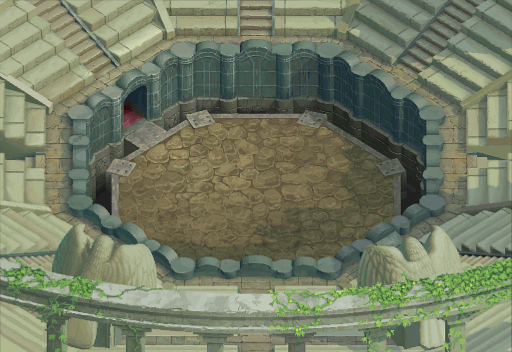

Rendered tile map (Tiled .tmx) drawn with the repository's tilesets; below, a short description and the full map source, tile grids included:
An orthogonal 16x11 tile map with 32x32 px tiles, 1 tile layer (Camada de Tiles 1) and 6 objects (teto, wallRight, chao, wallLeft, vao1, ...).

<map version="1.2" tiledversion="2018.11.29" orientation="orthogonal" renderorder="right-down" width="16" height="11" tilewidth="32" tileheight="32" infinite="0" nextlayerid="5" nextobjectid="32">
 <tileset firstgid="1" source="arena.tsx" />
 <layer id="3" name="Camada de Tiles 1" width="16" height="11">
  <data encoding="csv">
1,2,3,4,5,6,7,8,9,10,11,12,13,14,15,16,
17,18,19,20,21,22,23,24,25,26,27,28,29,30,31,32,
33,34,35,36,37,38,39,40,41,42,43,44,45,46,47,48,
49,50,51,52,53,54,55,56,57,58,59,60,61,62,63,64,
65,66,67,68,69,70,71,72,73,74,75,76,77,78,79,80,
81,82,83,84,85,86,87,88,89,90,91,92,93,94,95,96,
97,98,99,100,101,102,103,104,105,106,107,108,109,110,111,112,
113,114,115,116,117,118,119,120,121,122,123,124,125,126,127,128,
129,130,131,132,133,134,135,136,137,138,139,140,141,142,143,144,
145,146,147,148,149,150,151,152,153,154,155,156,157,158,159,160,
161,162,163,164,165,166,167,168,169,170,171,172,173,174,175,176
</data>
 </layer>
 <objectgroup id="4" name="Camada - Objetos">
  <object id="20" name="teto" x="-5" y="-4" width="523" height="6" />
  <object id="22" name="wallRight" x="-6" y="-4" width="9" height="360" />
  <object id="25" name="chao" x="-6" y="347" width="522" height="9" />
  <object id="27" name="wallLeft" x="508" y="-4" width="8" height="359" />
  <object id="30" name="vao1" x="153.25" y="121.75">
   <polygon points="0,0 13.25,8.5 33,-3.5 31,-8.25 53,-13 55.75,-9 149.25,-8.75 152.25,-13.5 172.5,-8 174,-2 237.25,37.5 243.5,36 252.75,48.75 248.5,51.25 248.25,92.75 257,83.5 265.25,81.5 266,77 271.25,73.25 270.75,62.75 271,44.5 262.75,33.25 179.75,-17.75 162.5,-22.25 83,-24 24,-17.5" />
  </object>
  <object id="31" name="vao2" x="111" y="213.5">
   <polygon points="0,0 -0.5,-39.5 -8,-44.5 2,-56.5 11.5,-55 26,-64.5 13,-74.5 -16,-59 -23,-49 -23.5,-18.5" />
  </object>
 </objectgroup>
</map>